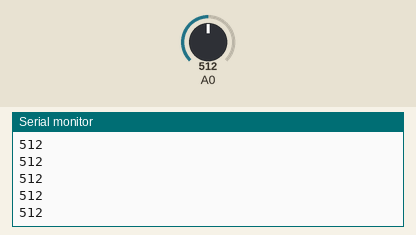
Recording of a sketch running on a simulated Arduino Uno, built with avr-gcc and run on an emulated ATmega328P. Shown: the last lines printed to the serial monitor. The inputs (shaded band) are chosen by the test bench; at power-on: A0 = 512.

Above: at 2.2 s.
2.3 s: A0 set to 716
At 2.8 s:
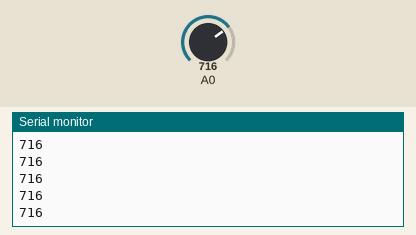
3.8 s: A0 set to 900
At 4.4 s:
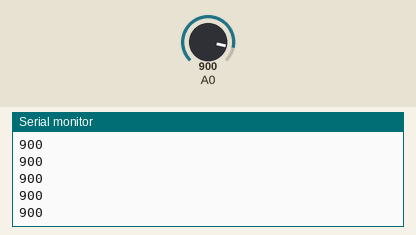
Timing chart, 0 to 6.8 s (numbered marks = the images above; inputs shaded):
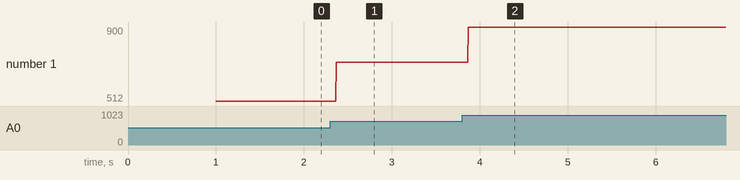

Measured:
- after the input at 2.3 s, the serial monitor: prints a new line after 0.07 s (image 1)
- after the input at 3.8 s, the serial monitor: prints a new line after 0.07 s (image 2)
- plotted number 1: 512 → 716 after the input at 2.3 s, 716 → 900 after the input at 3.8 s

The sketch:

halldetecttest.ino
```cpp
//int hallpin = 0;

void setup() {
  // put your setup code here, to run once:
  Serial.begin(9600);
  delay(1000);
  pinMode(A0, INPUT);
}

void loop() {
  // put your main code here, to run repeatedly:
  int sensorvalue = analogRead(A0);
  Serial.println(sensorvalue);
}
```
